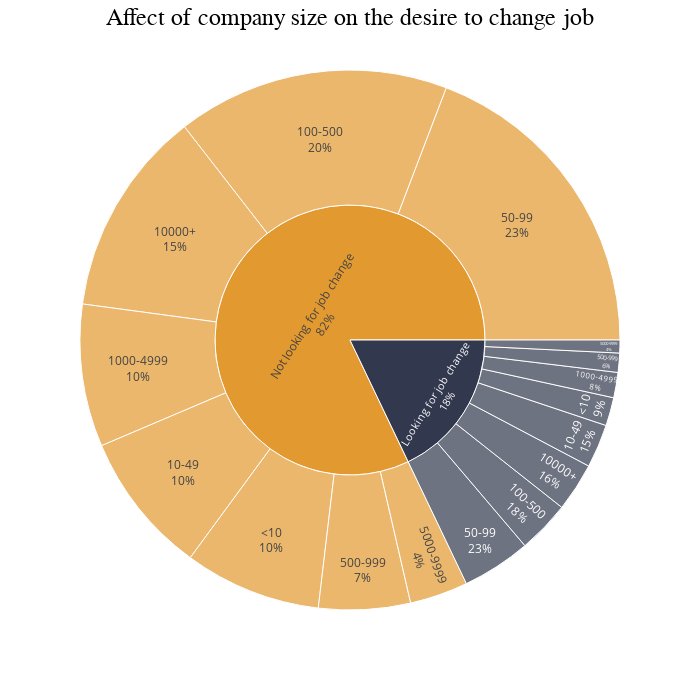

Write notebook code for a chart like this one.
### Code cell
cs = df.groupby(['target', 'company_size']).agg({'target': 'count'}).rename(columns = {'target': 'count'}).reset_index()

fig = px.sunburst(cs, path = ['target', 'company_size'], values = 'count', color = 'target',
                 color_discrete_map = {'Looking for job change': '#32384D', 'Not looking for job change': '#E29930'},
                 width = 700, height = 700)

fig.update_layout(annotations = [dict(text = 'Affect of company size on the desire to change job', 
                                      x = 0.5, y = 1.1, font_size = 24, showarrow = False, 
                                      font_family = 'Calibri Black',
                                      font_color = 'black')])

fig.update_traces(textinfo = 'label + percent parent')
                  
fig.show()

### Figure 1 — Plotly figure (JSON) as saved in the notebook; plotly's stock layout.template omitted (floating-point values rounded to 4 significant figures)
{"data": [{"branchvalues": "total", "customdata": [["Looking for job change"], ["Looking for job change"], ["Looking for job change"], ["Looking for job change"], ["Looking for job change"], ["Looking for job change"], ["Looking for job change"], ["Looking for job change"], ["Looking for job change"], ["Not looking for job change"], ["Not looking for job change"], ["Not looking for job change"], ["Not looking for job change"], ["Not looking for job change"], ["Not looking for job change"], ["Not looking for job change"], ["Not looking for job change"], ["Not looking for job change"]], "domain": {"x": [0, 1], "y": [0, 1]}, "hovertemplate": "labels=%{label}<br>count=%{value}<br>parent=%{parent}<br>id=%{id}<br>target=%{customdata[0]}<extra></extra>", "ids": ["Looking for job change/10-49", "Looking for job change/100-500", "Looking for job change/1000-4999", "Looking for job change/10000+", "Looking for job change/50-99", "Looking for job change/500-999", "Looking for job change/5000-9999", "Looking for job change/<10", "Looking for job change", "Not looking for job change/<10", "Not looking for job change/5000-9999", "Not looking for job change/500-999", "Not looking for job change/10-49", "Not looking for job change/10000+", "Not looking for job change/1000-4999", "Not looking for job change/100-500", "Not looking for job change/50-99", "Not looking for job change"], "labels": ["10-49", "100-500", "1000-4999", "10000+", "50-99", "500-999", "5000-9999", "<10", "Looking for job change", "<10", "5000-9999", "500-999", "10-49", "10000+", "1000-4999", "100-500", "50-99", "Not looking for job change"], "marker": {"colors": ["#32384D", "#32384D", "#32384D", "#32384D", "#32384D", "#32384D", "#32384D", "#32384D", "#32384D", "#E29930", "#E29930", "#E29930", "#E29930", "#E29930", "#E29930", "#E29930", "#E29930", "#E29930"]}, "name": "", "parents": ["Looking for job change", "Looking for job change", "Looking for job change", "Looking for job change", "Looking for job change", "Looking for job change", "Looking for job change", "Looking for job change", "", "Not looking for job change", "Not looking for job change", "Not looking for job change", "Not looking for job change", "Not looking for job change", "Not looking for job change", "Not looking for job change", "Not looking for job change", ""], "textinfo": "label+percent parent", "type": "sunburst", "values": [344.0, 415.0, 200.0, 385.0, 545.0, 152.0, 102.0, 224.0, 2367.0, 1084.0, 461.0, 725.0, 1127.0, 1634.0, 1128.0, 2156.0, 2538.0, 10850.0]}], "layout": {"annotations": [{"font": {"color": "black", "family": "Calibri Black", "size": 24}, "showarrow": false, "text": "Affect of company size on the desire to change job", "x": 0.5, "y": 1.1}], "height": 700, "legend": {"tracegroupgap": 0}, "margin": {"t": 60}, "width": 700}}
